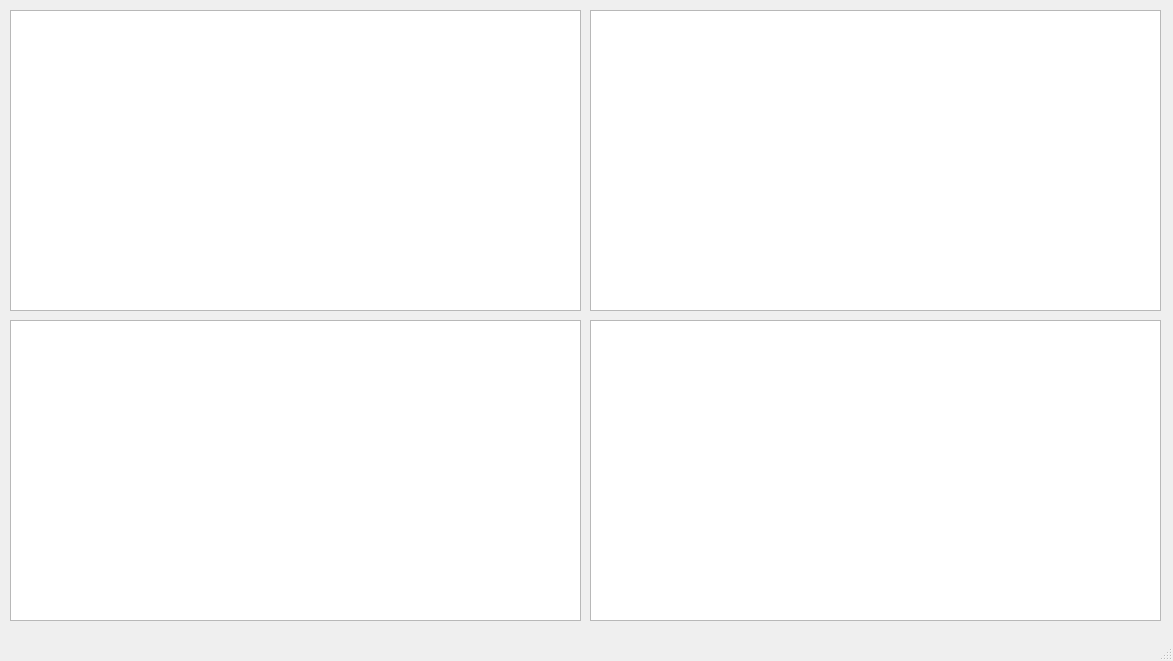
<?xml version="1.0" encoding="UTF-8"?>
<ui version="4.0">
 <class>ShowGraphs</class>
 <widget class="QMainWindow" name="ShowGraphs">
  <property name="geometry">
   <rect>
    <x>0</x>
    <y>0</y>
    <width>1173</width>
    <height>661</height>
   </rect>
  </property>
  <property name="windowTitle">
   <string>MainWindow</string>
  </property>
  <widget class="QWidget" name="centralwidget">
   <widget class="QChartView" name="weightPlot">
    <property name="geometry">
     <rect>
      <x>10</x>
      <y>10</y>
      <width>571</width>
      <height>301</height>
     </rect>
    </property>
   </widget>
   <widget class="QChartView" name="exercisePlot">
    <property name="geometry">
     <rect>
      <x>10</x>
      <y>320</y>
      <width>571</width>
      <height>301</height>
     </rect>
    </property>
   </widget>
   <widget class="QChartView" name="caloriePlot">
    <property name="geometry">
     <rect>
      <x>590</x>
      <y>10</y>
      <width>571</width>
      <height>301</height>
     </rect>
    </property>
   </widget>
   <widget class="QChartView" name="sleepPlot">
    <property name="geometry">
     <rect>
      <x>590</x>
      <y>320</y>
      <width>571</width>
      <height>301</height>
     </rect>
    </property>
   </widget>
  </widget>
  <widget class="QMenuBar" name="menubar">
   <property name="geometry">
    <rect>
     <x>0</x>
     <y>0</y>
     <width>1173</width>
     <height>22</height>
    </rect>
   </property>
  </widget>
  <widget class="QStatusBar" name="statusbar"/>
 </widget>
 <customwidgets>
  <customwidget>
   <class>QChartView</class>
   <extends>QGraphicsView</extends>
   <header location="global">qchartview.h</header>
  </customwidget>
 </customwidgets>
 <resources/>
 <connections/>
</ui>
